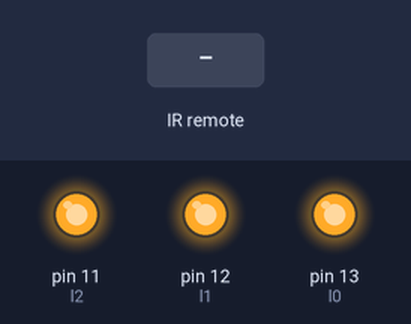
A sketch run on a simulated Arduino Uno, built with avr-gcc and run on an emulated ATmega328P. Parts: output pins drawn as LEDs (lit = HIGH). Inputs (shaded band) come from the test bench. What the sketch prints to the serial monitor is not drawn.

Above: at 1.2 s.
1.3 s: infrared code 0xFF007F80 received
Timing chart, 0 to 4.3 s (numbered marks = the images above; inputs shaded):
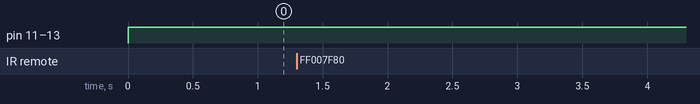

Measured:
- after the input at 1.3 s, every drawn part: stays the same

The sketch:

IR_remote_control_system.ino
```cpp
/*
----------------------Unique_Electronic-------------------------------------------
My youtube channel link - https://www.youtube.com/channel/UCK6HlyCjssslr956vJsCFPQ
My email - rm10078@gmail.com
*/


#include <IRremote.h>
#include<EEPROM.h>

const int IRPIN = 2;    //D2 is now IR sensor signal input pin.
const int l0=13;
const int l1=12;
const int l2=11;

  int l0_s;
  int l1_s;
  int l2_s;

void setup(){
pinMode(l0,OUTPUT);
pinMode(l1,OUTPUT);
pinMode(l2,OUTPUT);

Serial.begin(9600);
Serial.println("Enabling IRin");
IrReceiver.begin(IRPIN);
Serial.println("Enabled IRin");

  l0_s=EEPROM.read(0);
  l1_s=EEPROM.read(1);
  l2_s=EEPROM.read(2);
}
void loop()
{
  digitalWrite(l0,EEPROM.read(0));
  digitalWrite(l1,EEPROM.read(1));
  digitalWrite(l2,EEPROM.read(2));
if (IrReceiver.decode()){
Serial.println(IrReceiver.decodedIRData.decodedRawData, DEC); //HEX,DEC,BIN
switch (IrReceiver.decodedIRData.decodedRawData) {
      case 4278222720:
        l0_s = !l0_s;
        EEPROM.update(0,l0_s);
        break;
      case 4027547520:
        l1_s = !l1_s;
        EEPROM.update(1,l1_s);
        break;
      case 3860430720:
        l2_s = !l2_s;
        EEPROM.update(2,l2_s);
        break;
      default:
        break;
}

IrReceiver.resume();
}
//delay(200);
}
```
